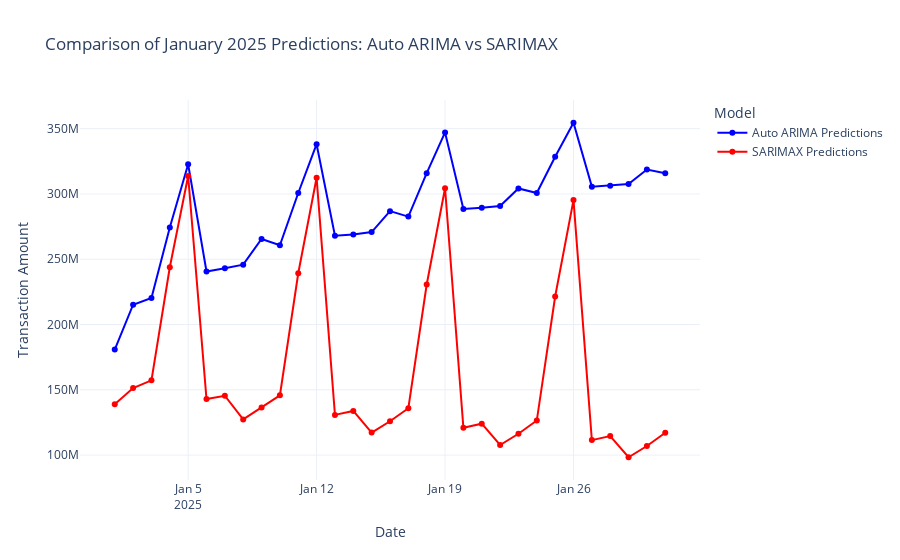

Here is the notebook cell this chart was saved with:
### Code cell
import plotly.graph_objects as go

# Predict January 2025 using both models
# Create exogenous variables for January 2025
january_2025_exog = pd.DataFrame({
	'is_salary_day': [1 if day <= 8 else 0 for day in range(1, 32)],
	'is_holiday': [0] * 31  # Assuming no holidays in January 2025; update if needed
})

# Predict January 2025 using both models
january_2025_forecast = pd.DataFrame({
	'Date': pd.date_range(start='2025-01-01', end='2025-01-31', freq='D'),
	'Auto_ARIMA_Forecast': Auto_arima_model.predict(n_periods=31),
	'SARIMAX_Forecast': Sarimax_model_fit.get_forecast(steps=31, exog=january_2025_exog).predicted_mean
})

# Create a comparison graph
fig = go.Figure()

# Add Auto ARIMA predictions
fig.add_trace(go.Scatter(
	x=january_2025_forecast['Date'],
	y=january_2025_forecast['Auto_ARIMA_Forecast'],
	mode='lines+markers',
	name='Auto ARIMA Predictions',
	line=dict(color='blue')
))

# Add SARIMAX predictions
fig.add_trace(go.Scatter(
	x=january_2025_forecast['Date'],
	y=january_2025_forecast['SARIMAX_Forecast'],
	mode='lines+markers',
	name='SARIMAX Predictions',
	line=dict(color='red')
))

# Customize the layout
fig.update_layout(
	title='Comparison of January 2025 Predictions: Auto ARIMA vs SARIMAX',
	xaxis_title='Date',
	yaxis_title='Transaction Amount',
	legend_title='Model',
	template='plotly_white'
)

# Show the graph
fig.show()

### Figure 1 — Plotly figure (JSON) as saved in the notebook; plotly's stock layout.template omitted (floating-point values rounded to 4 significant figures)
{"data": [{"line": {"color": "blue"}, "mode": "lines+markers", "name": "Auto ARIMA Predictions", "type": "scatter", "x": ["2025-01-01T00:00:00", "2025-01-02T00:00:00", "2025-01-03T00:00:00", "2025-01-04T00:00:00", "2025-01-05T00:00:00", "2025-01-06T00:00:00", "2025-01-07T00:00:00", "2025-01-08T00:00:00", "2025-01-09T00:00:00", "2025-01-10T00:00:00", "2025-01-11T00:00:00", "2025-01-12T00:00:00", "2025-01-13T00:00:00", "2025-01-14T00:00:00", "2025-01-15T00:00:00", "2025-01-16T00:00:00", "2025-01-17T00:00:00", "2025-01-18T00:00:00", "2025-01-19T00:00:00", "2025-01-20T00:00:00", "2025-01-21T00:00:00", "2025-01-22T00:00:00", "2025-01-23T00:00:00", "2025-01-24T00:00:00", "2025-01-25T00:00:00", "2025-01-26T00:00:00", "2025-01-27T00:00:00", "2025-01-28T00:00:00", "2025-01-29T00:00:00", "2025-01-30T00:00:00", "2025-01-31T00:00:00"], "y": [180900000.0, 215200000.0, 220300000.0, 274200000.0, 322800000.0, 240600000.0, 243100000.0, 245800000.0, 265500000.0, 260700000.0, 300700000.0, 338100000.0, 267900000.0, 269000000.0, 270800000.0, 286800000.0, 282700000.0, 315900000.0, 347100000.0, 288500000.0, 289300000.0, 290800000.0, 304200000.0, 300700000.0, 328500000.0, 354500000.0, 305600000.0, 306300000.0, 307500000.0, 318700000.0, 315800000.0]}, {"line": {"color": "red"}, "mode": "lines+markers", "name": "SARIMAX Predictions", "type": "scatter", "x": ["2025-01-01T00:00:00", "2025-01-02T00:00:00", "2025-01-03T00:00:00", "2025-01-04T00:00:00", "2025-01-05T00:00:00", "2025-01-06T00:00:00", "2025-01-07T00:00:00", "2025-01-08T00:00:00", "2025-01-09T00:00:00", "2025-01-10T00:00:00", "2025-01-11T00:00:00", "2025-01-12T00:00:00", "2025-01-13T00:00:00", "2025-01-14T00:00:00", "2025-01-15T00:00:00", "2025-01-16T00:00:00", "2025-01-17T00:00:00", "2025-01-18T00:00:00", "2025-01-19T00:00:00", "2025-01-20T00:00:00", "2025-01-21T00:00:00", "2025-01-22T00:00:00", "2025-01-23T00:00:00", "2025-01-24T00:00:00", "2025-01-25T00:00:00", "2025-01-26T00:00:00", "2025-01-27T00:00:00", "2025-01-28T00:00:00", "2025-01-29T00:00:00", "2025-01-30T00:00:00", "2025-01-31T00:00:00"], "y": [138900000.0, 151300000.0, 157200000.0, 243800000.0, 313700000.0, 142900000.0, 145500000.0, 127300000.0, 136500000.0, 145800000.0, 239200000.0, 312400000.0, 130800000.0, 133800000.0, 117200000.0, 125900000.0, 135900000.0, 230600000.0, 304400000.0, 120900000.0, 124100000.0, 107700000.0, 116400000.0, 126500000.0, 221400000.0, 295300000.0, 111500000.0, 114600000.0, 98360000.0, 107000000.0, 117100000.0]}], "layout": {"legend": {"title": {"text": "Model"}}, "title": {"text": "Comparison of January 2025 Predictions: Auto ARIMA vs SARIMAX"}, "xaxis": {"title": {"text": "Date"}}, "yaxis": {"title": {"text": "Transaction Amount"}}}}
